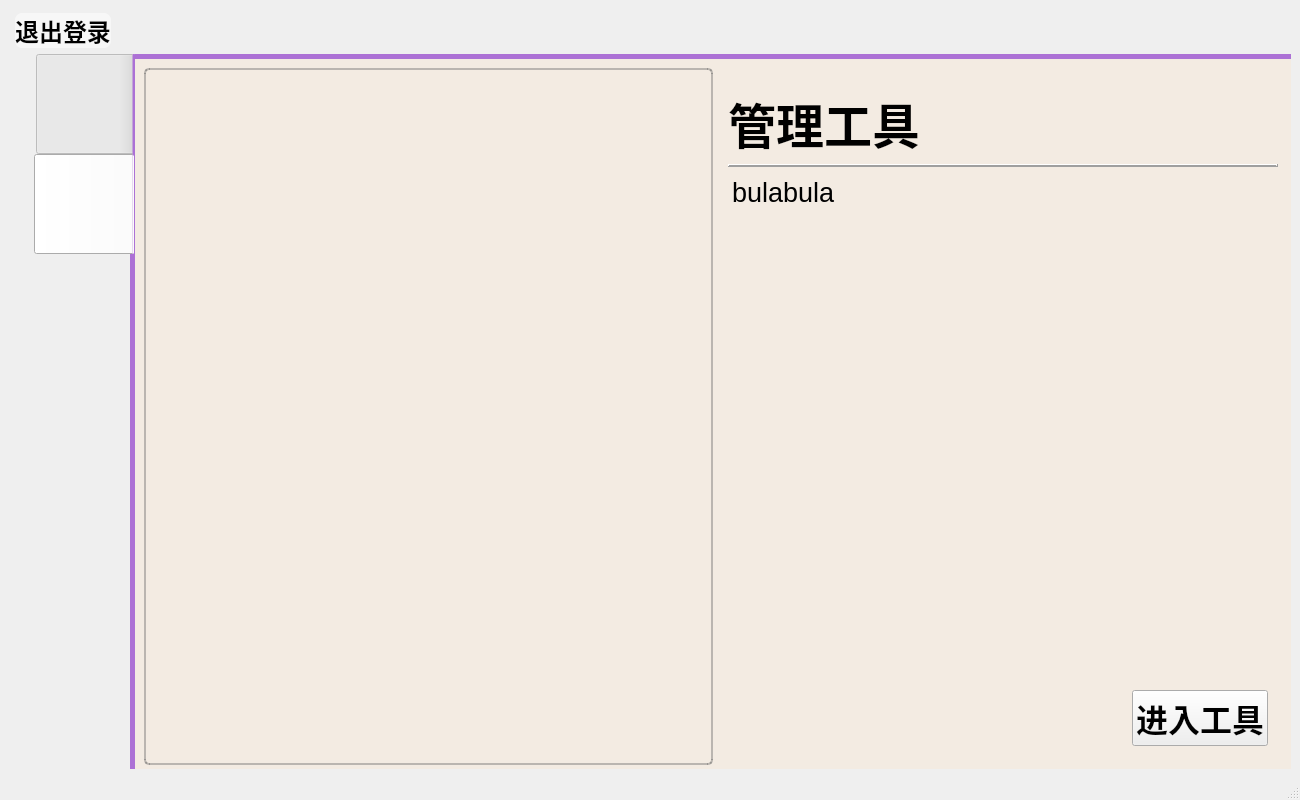
<?xml version="1.0" encoding="UTF-8"?>
<ui version="4.0">
 <class>MainWindow</class>
 <widget class="QMainWindow" name="MainWindow">
  <property name="geometry">
   <rect>
    <x>0</x>
    <y>0</y>
    <width>1300</width>
    <height>800</height>
   </rect>
  </property>
  <property name="windowTitle">
   <string>MainWindow</string>
  </property>
  <property name="styleSheet">
   <string notr="true">QMainWindow
{
	border-image:url(:/imgs/MainWindow.png)
}

</string>
  </property>
  <widget class="QWidget" name="centralwidget">
   <layout class="QVBoxLayout" name="verticalLayout">
    <item>
     <layout class="QHBoxLayout" name="horizontalLayout_2">
      <property name="leftMargin">
       <number>6</number>
      </property>
      <property name="topMargin">
       <number>4</number>
      </property>
      <item>
       <widget class="QPushButton" name="rollbackButton">
        <property name="sizePolicy">
         <sizepolicy hsizetype="Preferred" vsizetype="Preferred">
          <horstretch>0</horstretch>
          <verstretch>0</verstretch>
         </sizepolicy>
        </property>
        <property name="font">
         <font>
          <pointsize>18</pointsize>
          <bold>true</bold>
         </font>
        </property>
        <property name="styleSheet">
         <string notr="true">QPushButton#rollbackButton{
border-radius:7px;
background-color: rgba(255, 255, 255,50%);
}
QPushButton#rollbackButton:pressed{
	background-color:rgba(130,130,130,50%);
}</string>
        </property>
        <property name="text">
         <string>退出登录</string>
        </property>
        <property name="flat">
         <bool>false</bool>
        </property>
       </widget>
      </item>
      <item>
       <spacer name="horizontalSpacer">
        <property name="orientation">
         <enum>Qt::Horizontal</enum>
        </property>
        <property name="sizeHint" stdset="0">
         <size>
          <width>40</width>
          <height>20</height>
         </size>
        </property>
       </spacer>
      </item>
      <item>
       <layout class="QHBoxLayout" name="horizontalLayout">
        <item>
         <widget class="QPushButton" name="hideButton">
          <property name="sizePolicy">
           <sizepolicy hsizetype="Preferred" vsizetype="Preferred">
            <horstretch>0</horstretch>
            <verstretch>0</verstretch>
           </sizepolicy>
          </property>
          <property name="text">
           <string/>
          </property>
          <property name="icon">
           <iconset resource="res.qrc">
            <normaloff>:/icons/zoom.png</normaloff>:/icons/zoom.png</iconset>
          </property>
          <property name="iconSize">
           <size>
            <width>25</width>
            <height>25</height>
           </size>
          </property>
          <property name="flat">
           <bool>true</bool>
          </property>
         </widget>
        </item>
        <item>
         <spacer name="horizontalSpacer_6">
          <property name="orientation">
           <enum>Qt::Horizontal</enum>
          </property>
          <property name="sizeType">
           <enum>QSizePolicy::Fixed</enum>
          </property>
          <property name="sizeHint" stdset="0">
           <size>
            <width>10</width>
            <height>20</height>
           </size>
          </property>
         </spacer>
        </item>
        <item>
         <widget class="QPushButton" name="enlargeButton">
          <property name="text">
           <string/>
          </property>
          <property name="icon">
           <iconset resource="res.qrc">
            <normaloff>:/icons/zoom_out.png</normaloff>:/icons/zoom_out.png</iconset>
          </property>
          <property name="iconSize">
           <size>
            <width>25</width>
            <height>25</height>
           </size>
          </property>
          <property name="flat">
           <bool>true</bool>
          </property>
         </widget>
        </item>
        <item>
         <spacer name="horizontalSpacer_2">
          <property name="orientation">
           <enum>Qt::Horizontal</enum>
          </property>
          <property name="sizeType">
           <enum>QSizePolicy::Fixed</enum>
          </property>
          <property name="sizeHint" stdset="0">
           <size>
            <width>15</width>
            <height>20</height>
           </size>
          </property>
         </spacer>
        </item>
        <item>
         <widget class="QPushButton" name="closeButton">
          <property name="sizePolicy">
           <sizepolicy hsizetype="Minimum" vsizetype="Minimum">
            <horstretch>0</horstretch>
            <verstretch>0</verstretch>
           </sizepolicy>
          </property>
          <property name="text">
           <string/>
          </property>
          <property name="icon">
           <iconset resource="res.qrc">
            <normaloff>:/icons/close.png</normaloff>:/icons/close.png</iconset>
          </property>
          <property name="iconSize">
           <size>
            <width>25</width>
            <height>25</height>
           </size>
          </property>
          <property name="flat">
           <bool>true</bool>
          </property>
         </widget>
        </item>
        <item>
         <spacer name="horizontalSpacer_3">
          <property name="orientation">
           <enum>Qt::Horizontal</enum>
          </property>
          <property name="sizeType">
           <enum>QSizePolicy::Fixed</enum>
          </property>
          <property name="sizeHint" stdset="0">
           <size>
            <width>10</width>
            <height>20</height>
           </size>
          </property>
         </spacer>
        </item>
       </layout>
      </item>
     </layout>
    </item>
    <item>
     <layout class="QHBoxLayout" name="horizontalLayout_3">
      <property name="leftMargin">
       <number>25</number>
      </property>
      <item>
       <layout class="QVBoxLayout" name="verticalLayout_3"/>
      </item>
      <item>
       <widget class="QTabWidget" name="tabWidget">
        <property name="font">
         <font>
          <pointsize>48</pointsize>
         </font>
        </property>
        <property name="styleSheet">
         <string notr="true">QTabWidget::pane { 
    border: 5px solid rgb(172,113,213);
	border-radius:5px;
    position: absolute;
    left: -4px;
	right:-10px;
	bottom: -10px;
}
QTabWidget::tab-bar {
	alignment:center
}

QTabBar::tab{
	min-width:100px;
	min-height:100px;
}

QTabBar::tab:selected {
	border-image:url(:/icons/icon_air.png);
}

QTabBar::tab:!selected {
	border-image:url(:/icons/transparent.png);
}
</string>
        </property>
        <property name="tabPosition">
         <enum>QTabWidget::West</enum>
        </property>
        <property name="tabShape">
         <enum>QTabWidget::Rounded</enum>
        </property>
        <property name="currentIndex">
         <number>1</number>
        </property>
        <property name="iconSize">
         <size>
          <width>100</width>
          <height>100</height>
         </size>
        </property>
        <property name="elideMode">
         <enum>Qt::ElideLeft</enum>
        </property>
        <property name="usesScrollButtons">
         <bool>false</bool>
        </property>
        <property name="documentMode">
         <bool>false</bool>
        </property>
        <property name="tabsClosable">
         <bool>false</bool>
        </property>
        <property name="tabBarAutoHide">
         <bool>true</bool>
        </property>
        <widget class="QWidget" name="tab1">
         <property name="layoutDirection">
          <enum>Qt::LeftToRight</enum>
         </property>
         <property name="styleSheet">
          <string notr="true">QWidget#tab1{
	background-color:rgb(243,235,226)
}</string>
         </property>
         <attribute name="icon">
          <iconset resource="res.qrc">
           <normaloff>:/icons/logo_icon.png</normaloff>:/icons/logo_icon.png</iconset>
         </attribute>
         <attribute name="title">
          <string/>
         </attribute>
         <layout class="QHBoxLayout" name="horizontalLayout_10" stretch="2,1">
          <item>
           <layout class="QVBoxLayout" name="verticalLayout_4">
            <property name="sizeConstraint">
             <enum>QLayout::SetDefaultConstraint</enum>
            </property>
            <property name="topMargin">
             <number>0</number>
            </property>
            <property name="rightMargin">
             <number>0</number>
            </property>
            <item>
             <layout class="QHBoxLayout" name="horizontalLayout_4">
              <property name="leftMargin">
               <number>20</number>
              </property>
              <property name="topMargin">
               <number>10</number>
              </property>
              <item>
               <widget class="QLabel" name="label">
                <property name="font">
                 <font>
                  <pointsize>48</pointsize>
                 </font>
                </property>
                <property name="text">
                 <string>你好！！ </string>
                </property>
               </widget>
              </item>
              <item>
               <widget class="QLabel" name="nameLabel">
                <property name="font">
                 <font>
                  <pointsize>48</pointsize>
                  <bold>false</bold>
                 </font>
                </property>
                <property name="text">
                 <string/>
                </property>
               </widget>
              </item>
              <item>
               <spacer name="horizontalSpacer_5">
                <property name="orientation">
                 <enum>Qt::Horizontal</enum>
                </property>
                <property name="sizeHint" stdset="0">
                 <size>
                  <width>40</width>
                  <height>20</height>
                 </size>
                </property>
               </spacer>
              </item>
             </layout>
            </item>
            <item>
             <layout class="QHBoxLayout" name="horizontalLayout_6">
              <property name="topMargin">
               <number>0</number>
              </property>
              <property name="bottomMargin">
               <number>10</number>
              </property>
              <item>
               <widget class="QLabel" name="userLabel">
                <property name="font">
                 <font>
                  <pointsize>36</pointsize>
                 </font>
                </property>
                <property name="text">
                 <string/>
                </property>
                <property name="alignment">
                 <set>Qt::AlignRight|Qt::AlignTrailing|Qt::AlignVCenter</set>
                </property>
               </widget>
              </item>
              <item>
               <widget class="QLabel" name="label_2">
                <property name="font">
                 <font>
                  <pointsize>36</pointsize>
                 </font>
                </property>
                <property name="text">
                 <string>现有积分：</string>
                </property>
                <property name="alignment">
                 <set>Qt::AlignRight|Qt::AlignTrailing|Qt::AlignVCenter</set>
                </property>
               </widget>
              </item>
              <item>
               <widget class="QLCDNumber" name="lcdNumber">
                <property name="sizePolicy">
                 <sizepolicy hsizetype="Minimum" vsizetype="Minimum">
                  <horstretch>0</horstretch>
                  <verstretch>0</verstretch>
                 </sizepolicy>
                </property>
                <property name="font">
                 <font>
                  <pointsize>22</pointsize>
                 </font>
                </property>
                <property name="frameShape">
                 <enum>QFrame::NoFrame</enum>
                </property>
                <property name="smallDecimalPoint">
                 <bool>false</bool>
                </property>
                <property name="digitCount">
                 <number>9</number>
                </property>
                <property name="segmentStyle">
                 <enum>QLCDNumber::Filled</enum>
                </property>
                <property name="value" stdset="0">
                 <double>234.599999999999994</double>
                </property>
               </widget>
              </item>
             </layout>
            </item>
            <item>
             <layout class="QHBoxLayout" name="horizontalLayout_5">
              <property name="topMargin">
               <number>0</number>
              </property>
              <item>
               <widget class="QLabel" name="label_5">
                <property name="font">
                 <font>
                  <pointsize>22</pointsize>
                 </font>
                </property>
                <property name="text">
                 <string>加分记录：</string>
                </property>
               </widget>
              </item>
              <item>
               <spacer name="horizontalSpacer_7">
                <property name="orientation">
                 <enum>Qt::Horizontal</enum>
                </property>
                <property name="sizeHint" stdset="0">
                 <size>
                  <width>40</width>
                  <height>20</height>
                 </size>
                </property>
               </spacer>
              </item>
              <item>
               <widget class="QPushButton" name="refreshButton">
                <property name="styleSheet">
                 <string notr="true">QPushButton#refreshButton{
border-radius:7px;
background-color: rgba(255, 255, 255,50%);
}
QPushButton#refreshButton:pressed{
	background-color:rgba(130,130,130,50%);
}</string>
                </property>
                <property name="text">
                 <string/>
                </property>
                <property name="icon">
                 <iconset resource="res.qrc">
                  <normaloff>:/icons/refresh.png</normaloff>:/icons/refresh.png</iconset>
                </property>
                <property name="iconSize">
                 <size>
                  <width>25</width>
                  <height>25</height>
                 </size>
                </property>
                <property name="flat">
                 <bool>true</bool>
                </property>
               </widget>
              </item>
             </layout>
            </item>
            <item>
             <widget class="QTableWidget" name="recordTableWidget">
              <property name="styleSheet">
               <string notr="true">QTableWidget{
color:rgb(205,141,84);
background:rgb(255,233,213);
switchState-background-color:rgb(247,198,155);/*交错颜色*/
border:none;
gridline-color:rgb(237,188,145);
outline:0px;
}

QTableWidget::item{
	text-align:center;
}

/*选中item*/
QTableWidget::item:selected{
color:rgb(205,141,84);
background:rgb(255, 255, 255);
}

/*
悬浮item*/
QTableWidget::item:hover{
background:qlineargradient(spread:pad,x1:0,y1:0,x2:0,y2:1,stop:0 rgb(255,255,255),stop:1 rgb(245,245,245));
}
/*表头*/
QHeaderView::section{
text-align:center;
background:rgb(209,158,112);
padding:3px;
margin:0px;
color:white;
border:none;

}

QScrollBar:vertical{background-color:transparent;width:10px;height:20px;}
 
 QScrollBar::add-page:vertical,QScrollBar::sub-page:vertical{background-color:transparent;}      

QScrollBar::handle:vertical{background:rgba(255,255,255,0);border:none;border-radius:5px;}
 
QScrollBar::handle:vertical:hover,QScrollBar::handle:vertical:pressed{background:rgba(255,255,255,40%);border:none;}

QScrollBar::handle:vertical:pressed{background:rgba(150,150,150,70%);border:none;}

QScrollBar::sub-line:vertical{height:12px;width:12px;background:transparent;}

QScrollBar::sub-line:vertical:hover,QScrollBar::sub-line:vertical:pressed{height:20px;width:20px;background:transparent;border:none;}
 
QScrollBar::add-line:vertica{height:12px;width:12px;background:transparent;}
      
QScrollBar::add-line:vertical:hover,QScrollBar::add-line:vertical:pressed{height:20px;width:20px;background:transparent ;border:none;}</string>
              </property>
              <property name="alternatingRowColors">
               <bool>true</bool>
              </property>
              <property name="sortingEnabled">
               <bool>true</bool>
              </property>
              <attribute name="horizontalHeaderVisible">
               <bool>true</bool>
              </attribute>
              <attribute name="horizontalHeaderCascadingSectionResizes">
               <bool>true</bool>
              </attribute>
              <attribute name="horizontalHeaderDefaultSectionSize">
               <number>130</number>
              </attribute>
              <attribute name="horizontalHeaderShowSortIndicator" stdset="0">
               <bool>true</bool>
              </attribute>
              <attribute name="horizontalHeaderStretchLastSection">
               <bool>true</bool>
              </attribute>
              <attribute name="verticalHeaderVisible">
               <bool>false</bool>
              </attribute>
              <column>
               <property name="text">
                <string>时间</string>
               </property>
              </column>
              <column>
               <property name="text">
                <string>分数</string>
               </property>
              </column>
              <column>
               <property name="text">
                <string>备注</string>
               </property>
              </column>
             </widget>
            </item>
           </layout>
          </item>
          <item>
           <layout class="QVBoxLayout" name="verticalLayout_2">
            <property name="sizeConstraint">
             <enum>QLayout::SetFixedSize</enum>
            </property>
            <property name="leftMargin">
             <number>30</number>
            </property>
            <property name="rightMargin">
             <number>10</number>
            </property>
            <property name="bottomMargin">
             <number>20</number>
            </property>
            <item>
             <layout class="QHBoxLayout" name="horizontalLayout_7">
              <property name="topMargin">
               <number>10</number>
              </property>
              <property name="bottomMargin">
               <number>5</number>
              </property>
              <item>
               <widget class="QLineEdit" name="searchLineEdit">
                <property name="font">
                 <font>
                  <pointsize>16</pointsize>
                 </font>
                </property>
                <property name="styleSheet">
                 <string notr="true">QLineEdit{
	background-color:rgba(255, 255,255, 70%);
	border: solid black 10px;
	border-radius:5px;
	padding:5px;
}</string>
                </property>
               </widget>
              </item>
             </layout>
            </item>
            <item>
             <widget class="QTableWidget" name="searchTableWidget">
              <property name="sizePolicy">
               <sizepolicy hsizetype="Expanding" vsizetype="Expanding">
                <horstretch>0</horstretch>
                <verstretch>0</verstretch>
               </sizepolicy>
              </property>
              <property name="styleSheet">
               <string notr="true">QTableWidget{
color:rgb(205,141,84);
background:rgb(255,233,213);
switchState-background-color:rgb(247,198,155);/*交错颜色*/
border:none;
gridline-color:rgb(237,188,145);
outline:0px;
}

QTableWidget::item{
	text-align:center;
	border:none
}

/*选中item*/
QTableWidget::item:selected{
color:rgb(205,141,84);
background:rgb(255, 255, 255);
}

/*
悬浮item*/
QTableWidget::item:hover{
background:qlineargradient(spread:pad,x1:0,y1:0,x2:0,y2:1,stop:0 rgb(255,255,255),stop:1 rgb(245,245,245));
}
/*表头*/
QHeaderView::section{
text-align:center;
background:rgb(209,158,112);
padding:3px;
margin:0px;
color:white;
border:none;

}
QScrollBar:vertical{background-color:transparent;width:10px;height:20px;}
 
 QScrollBar::add-page:vertical,QScrollBar::sub-page:vertical{background-color:transparent;}      

QScrollBar::handle:vertical{background:rgba(255,255,255,0);border:none;border-radius:5px;}
 
QScrollBar::handle:vertical:hover,QScrollBar::handle:vertical:pressed{background:rgba(255,255,255,40%);border:none;}

QScrollBar::handle:vertical:pressed{background:rgba(150,150,150,70%);border:none;}

QScrollBar::sub-line:vertical{height:12px;width:12px;background:transparent;}

QScrollBar::sub-line:vertical:hover,QScrollBar::sub-line:vertical:pressed{height:20px;width:20px;background:transparent;border:none;}
 
QScrollBar::add-line:vertica{height:12px;width:12px;background:transparent;}
      
QScrollBar::add-line:vertical:hover,QScrollBar::add-line:vertical:pressed{height:20px;width:20px;background:transparent ;border:none;}</string>
              </property>
              <property name="sizeAdjustPolicy">
               <enum>QAbstractScrollArea::AdjustToContentsOnFirstShow</enum>
              </property>
              <property name="editTriggers">
               <set>QAbstractItemView::NoEditTriggers</set>
              </property>
              <property name="selectionBehavior">
               <enum>QAbstractItemView::SelectRows</enum>
              </property>
              <attribute name="horizontalHeaderVisible">
               <bool>false</bool>
              </attribute>
              <attribute name="horizontalHeaderDefaultSectionSize">
               <number>125</number>
              </attribute>
              <attribute name="horizontalHeaderStretchLastSection">
               <bool>true</bool>
              </attribute>
              <attribute name="verticalHeaderVisible">
               <bool>false</bool>
              </attribute>
             </widget>
            </item>
            <item>
             <widget class="QLabel" name="label_3">
              <property name="sizePolicy">
               <sizepolicy hsizetype="Expanding" vsizetype="Expanding">
                <horstretch>0</horstretch>
                <verstretch>0</verstretch>
               </sizepolicy>
              </property>
              <property name="text">
               <string/>
              </property>
              <property name="pixmap">
               <pixmap resource="res.qrc">:/imgs/robot.png</pixmap>
              </property>
              <property name="alignment">
               <set>Qt::AlignRight|Qt::AlignTrailing|Qt::AlignVCenter</set>
              </property>
             </widget>
            </item>
           </layout>
          </item>
         </layout>
        </widget>
        <widget class="QWidget" name="tab2">
         <property name="styleSheet">
          <string notr="true">QWidget#tab2{
	background-color:rgb(243,235,226);
}</string>
         </property>
         <attribute name="icon">
          <iconset resource="res.qrc">
           <normaloff>:/icons/tools_icon.png</normaloff>:/icons/tools_icon.png</iconset>
         </attribute>
         <attribute name="title">
          <string/>
         </attribute>
         <layout class="QHBoxLayout" name="horizontalLayout_8">
          <item>
           <widget class="QListWidget" name="listWidget">
            <property name="styleSheet">
             <string notr="true">QListWidget{
	font: 700 24pt &quot;微软雅黑&quot;;
	background-color:rgba(255,255,255,0);
	border:2px solid rgba(100,100,100,40%);
	border-radius:5px;
	padding-left:30px;
	padding-top:30px;
	padding-bottom:30px;
	padding-right:10px;
	outline:0px;
}
QListWidget::item{
	height:60px;
	margin-right:15px;
}
QListWidget::item:hover{
	background:rgba(125, 125,125, 40%);
	border-radius:20px;
}

QListWidget::item:selected{
	background:rgba(125, 125,125, 40%);
	color:rgba(225, 225, 225, 80%);
	border-radius:20px;
}


QScrollBar:vertical{background-color:transparent;width:10px;height:20px;}
 
 QScrollBar::add-page:vertical,QScrollBar::sub-page:vertical{background-color:transparent;}      

QScrollBar::handle:vertical{background:rgba(255,255,255,0);border:none;border-radius:5px;}
 
QScrollBar::handle:vertical:hover,QScrollBar::handle:vertical:pressed{background:rgba(255,255,255,40%);border:none;}

QScrollBar::handle:vertical:pressed{background:rgba(150,150,150,70%);border:none;}

QScrollBar::sub-line:vertical{height:12px;width:12px;background:transparent;}

QScrollBar::sub-line:vertical:hover,QScrollBar::sub-line:vertical:pressed{height:20px;width:20px;background:transparent;border:none;}
 
QScrollBar::add-line:vertica{height:12px;width:12px;background:transparent;}
      
QScrollBar::add-line:vertical:hover,QScrollBar::add-line:vertical:pressed{height:20px;width:20px;background:transparent ;border:none;}</string>
            </property>
            <property name="verticalScrollBarPolicy">
             <enum>Qt::ScrollBarAsNeeded</enum>
            </property>
            <property name="horizontalScrollBarPolicy">
             <enum>Qt::ScrollBarAlwaysOff</enum>
            </property>
            <property name="sizeAdjustPolicy">
             <enum>QAbstractScrollArea::AdjustToContents</enum>
            </property>
            <property name="autoScrollMargin">
             <number>15</number>
            </property>
            <property name="editTriggers">
             <set>QAbstractItemView::NoEditTriggers</set>
            </property>
            <property name="selectionBehavior">
             <enum>QAbstractItemView::SelectItems</enum>
            </property>
            <property name="iconSize">
             <size>
              <width>80</width>
              <height>80</height>
             </size>
            </property>
            <property name="verticalScrollMode">
             <enum>QAbstractItemView::ScrollPerPixel</enum>
            </property>
            <property name="movement">
             <enum>QListView::Static</enum>
            </property>
            <property name="flow">
             <enum>QListView::TopToBottom</enum>
            </property>
            <property name="isWrapping" stdset="0">
             <bool>false</bool>
            </property>
            <property name="resizeMode">
             <enum>QListView::Fixed</enum>
            </property>
            <property name="layoutMode">
             <enum>QListView::SinglePass</enum>
            </property>
            <property name="viewMode">
             <enum>QListView::ListMode</enum>
            </property>
            <property name="wordWrap">
             <bool>false</bool>
            </property>
           </widget>
          </item>
          <item>
           <widget class="QWidget" name="descriptionWidget" native="true">
            <property name="styleSheet">
             <string notr="true"/>
            </property>
            <layout class="QVBoxLayout" name="verticalLayout_6">
             <property name="topMargin">
              <number>20</number>
             </property>
             <item>
              <widget class="QLabel" name="label_4">
               <property name="font">
                <font>
                 <pointsize>36</pointsize>
                 <bold>true</bold>
                </font>
               </property>
               <property name="text">
                <string>管理工具</string>
               </property>
              </widget>
             </item>
             <item>
              <widget class="Line" name="line">
               <property name="frameShadow">
                <enum>QFrame::Raised</enum>
               </property>
               <property name="lineWidth">
                <number>2</number>
               </property>
               <property name="orientation">
                <enum>Qt::Horizontal</enum>
               </property>
              </widget>
             </item>
             <item>
              <widget class="QTextBrowser" name="textBrowser">
               <property name="font">
                <font>
                 <pointsize>20</pointsize>
                </font>
               </property>
               <property name="styleSheet">
                <string notr="true">QTextBrowser{
	background-color:rgba(0,0,0,0);
	border:none;
}</string>
               </property>
               <property name="lineWidth">
                <number>3</number>
               </property>
               <property name="autoFormatting">
                <set>QTextEdit::AutoBulletList</set>
               </property>
               <property name="html">
                <string>&lt;!DOCTYPE HTML PUBLIC &quot;-//W3C//DTD HTML 4.0//EN&quot; &quot;http://www.w3.org/TR/REC-html40/strict.dtd&quot;&gt;
&lt;html&gt;&lt;head&gt;&lt;meta name=&quot;qrichtext&quot; content=&quot;1&quot; /&gt;&lt;meta charset=&quot;utf-8&quot; /&gt;&lt;style type=&quot;text/css&quot;&gt;
p, li { white-space: pre-wrap; }
&lt;/style&gt;&lt;/head&gt;&lt;body style=&quot; font-family:'Microsoft YaHei UI'; font-size:20pt; font-weight:400; font-style:normal;&quot;&gt;
&lt;p style=&quot; margin-top:13px; margin-bottom:13px; margin-left:0px; margin-right:0px; -qt-block-indent:0; text-indent:0px;&quot;&gt;bulabula&lt;/p&gt;&lt;/body&gt;&lt;/html&gt;</string>
               </property>
               <property name="source">
                <url>
                 <string>file:///E:/Documents/project/AIR/readme.md</string>
                </url>
               </property>
               <property name="openExternalLinks">
                <bool>false</bool>
               </property>
              </widget>
             </item>
             <item>
              <layout class="QHBoxLayout" name="horizontalLayout_9">
               <property name="topMargin">
                <number>0</number>
               </property>
               <property name="rightMargin">
                <number>10</number>
               </property>
               <property name="bottomMargin">
                <number>10</number>
               </property>
               <item>
                <spacer name="horizontalSpacer_4">
                 <property name="orientation">
                  <enum>Qt::Horizontal</enum>
                 </property>
                 <property name="sizeHint" stdset="0">
                  <size>
                   <width>40</width>
                   <height>20</height>
                  </size>
                 </property>
                </spacer>
               </item>
               <item>
                <widget class="QPushButton" name="runAppButton">
                 <property name="font">
                  <font>
                   <pointsize>24</pointsize>
                   <bold>true</bold>
                  </font>
                 </property>
                 <property name="styleSheet">
                  <string notr="true">QPushButton#intoButton{
	border-radius:5px;
	padding:10px;
	background-color:rgba(255,255,255,30%);
}
QPushButton#intoButton:pressed{
	background-color:rgba(130,130,130,50%);
}
</string>
                 </property>
                 <property name="text">
                  <string>进入工具</string>
                 </property>
                </widget>
               </item>
              </layout>
             </item>
            </layout>
           </widget>
          </item>
         </layout>
        </widget>
       </widget>
      </item>
     </layout>
    </item>
   </layout>
  </widget>
  <widget class="QStatusBar" name="statusBar"/>
 </widget>
 <resources>
  <include location="res.qrc"/>
 </resources>
 <connections>
  <connection>
   <sender>closeButton</sender>
   <signal>clicked()</signal>
   <receiver>MainWindow</receiver>
   <slot>close()</slot>
   <hints>
    <hint type="sourcelabel">
     <x>1246</x>
     <y>36</y>
    </hint>
    <hint type="destinationlabel">
     <x>638</x>
     <y>392</y>
    </hint>
   </hints>
  </connection>
  <connection>
   <sender>hideButton</sender>
   <signal>clicked()</signal>
   <receiver>MainWindow</receiver>
   <slot>showMinimized()</slot>
   <hints>
    <hint type="sourcelabel">
     <x>1187</x>
     <y>36</y>
    </hint>
    <hint type="destinationlabel">
     <x>638</x>
     <y>392</y>
    </hint>
   </hints>
  </connection>
 </connections>
</ui>
